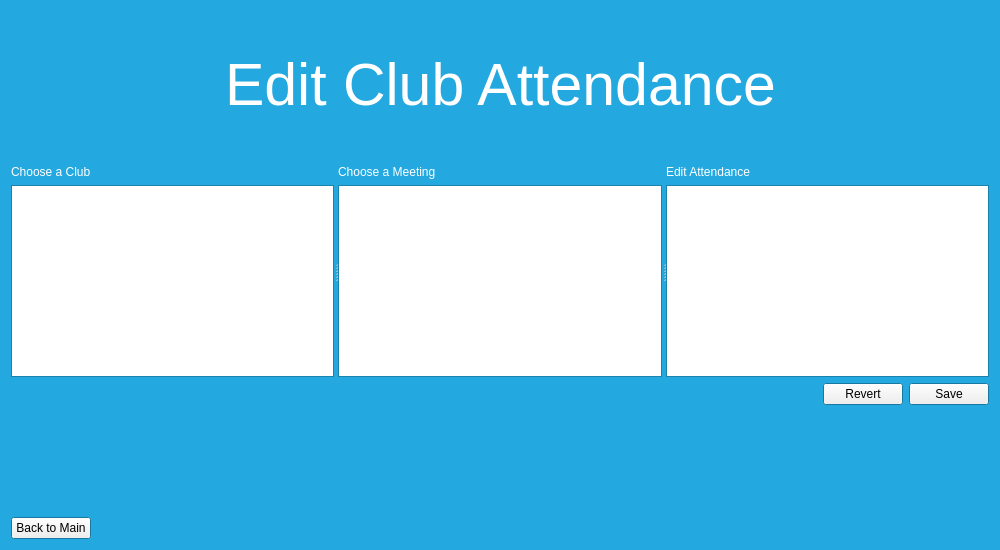
<?xml version="1.0" encoding="UTF-8"?>
<ui version="4.0">
 <class>Admin_EditClubAttendance</class>
 <widget class="QDialog" name="Admin_EditClubAttendance">
  <property name="geometry">
   <rect>
    <x>0</x>
    <y>0</y>
    <width>1000</width>
    <height>550</height>
   </rect>
  </property>
  <property name="palette">
   <palette>
    <active>
     <colorrole role="Base">
      <brush brushstyle="SolidPattern">
       <color alpha="255">
        <red>255</red>
        <green>255</green>
        <blue>255</blue>
       </color>
      </brush>
     </colorrole>
     <colorrole role="Window">
      <brush brushstyle="SolidPattern">
       <color alpha="255">
        <red>35</red>
        <green>168</green>
        <blue>224</blue>
       </color>
      </brush>
     </colorrole>
    </active>
    <inactive>
     <colorrole role="Base">
      <brush brushstyle="SolidPattern">
       <color alpha="255">
        <red>255</red>
        <green>255</green>
        <blue>255</blue>
       </color>
      </brush>
     </colorrole>
     <colorrole role="Window">
      <brush brushstyle="SolidPattern">
       <color alpha="255">
        <red>35</red>
        <green>168</green>
        <blue>224</blue>
       </color>
      </brush>
     </colorrole>
    </inactive>
    <disabled>
     <colorrole role="Base">
      <brush brushstyle="SolidPattern">
       <color alpha="255">
        <red>35</red>
        <green>168</green>
        <blue>224</blue>
       </color>
      </brush>
     </colorrole>
     <colorrole role="Window">
      <brush brushstyle="SolidPattern">
       <color alpha="255">
        <red>35</red>
        <green>168</green>
        <blue>224</blue>
       </color>
      </brush>
     </colorrole>
    </disabled>
   </palette>
  </property>
  <property name="windowTitle">
   <string>Haig Network</string>
  </property>
  <layout class="QHBoxLayout" name="horizontalLayout_4">
   <item>
    <layout class="QVBoxLayout" name="verticalLayout_7">
     <item>
      <layout class="QVBoxLayout" name="verticalLayout_6">
       <item>
        <layout class="QVBoxLayout" name="verticalLayout_5">
         <item>
          <spacer name="verticalSpacer_2">
           <property name="orientation">
            <enum>Qt::Vertical</enum>
           </property>
           <property name="sizeHint" stdset="0">
            <size>
             <width>20</width>
             <height>40</height>
            </size>
           </property>
          </spacer>
         </item>
         <item>
          <layout class="QHBoxLayout" name="horizontalLayout_2">
           <item>
            <spacer name="horizontalSpacer_2">
             <property name="orientation">
              <enum>Qt::Horizontal</enum>
             </property>
             <property name="sizeHint" stdset="0">
              <size>
               <width>40</width>
               <height>20</height>
              </size>
             </property>
            </spacer>
           </item>
           <item>
            <widget class="QLabel" name="label_5">
             <property name="font">
              <font>
               <family>Helvetica Neue</family>
               <pointsize>44</pointsize>
               <weight>50</weight>
               <bold>false</bold>
               <underline>false</underline>
              </font>
             </property>
             <property name="autoFillBackground">
              <bool>false</bool>
             </property>
             <property name="text">
              <string>&lt;html&gt;&lt;head/&gt;&lt;body&gt;&lt;p&gt;&lt;span style=&quot; color:#ffffff;&quot;&gt;Edit Club Attendance&lt;/span&gt;&lt;/p&gt;&lt;/body&gt;&lt;/html&gt;</string>
             </property>
             <property name="textFormat">
              <enum>Qt::RichText</enum>
             </property>
            </widget>
           </item>
           <item>
            <spacer name="horizontalSpacer_3">
             <property name="orientation">
              <enum>Qt::Horizontal</enum>
             </property>
             <property name="sizeHint" stdset="0">
              <size>
               <width>40</width>
               <height>20</height>
              </size>
             </property>
            </spacer>
           </item>
          </layout>
         </item>
         <item>
          <spacer name="verticalSpacer">
           <property name="orientation">
            <enum>Qt::Vertical</enum>
           </property>
           <property name="sizeHint" stdset="0">
            <size>
             <width>20</width>
             <height>40</height>
            </size>
           </property>
          </spacer>
         </item>
        </layout>
       </item>
       <item>
        <layout class="QVBoxLayout" name="verticalLayout_4">
         <item>
          <widget class="QSplitter" name="splitter">
           <property name="orientation">
            <enum>Qt::Horizontal</enum>
           </property>
           <widget class="QWidget" name="layoutWidget">
            <layout class="QVBoxLayout" name="verticalLayout">
             <item>
              <widget class="QLabel" name="label_2">
               <property name="text">
                <string>&lt;html&gt;&lt;head/&gt;&lt;body&gt;&lt;p&gt;&lt;span style=&quot; color:#ffffff;&quot;&gt;Choose a Club&lt;/span&gt;&lt;/p&gt;&lt;/body&gt;&lt;/html&gt;</string>
               </property>
              </widget>
             </item>
             <item>
              <widget class="QListWidget" name="listWidget_pick_club"/>
             </item>
            </layout>
           </widget>
           <widget class="QWidget" name="layoutWidget">
            <layout class="QVBoxLayout" name="verticalLayout_2">
             <item>
              <widget class="QLabel" name="label_3">
               <property name="text">
                <string>&lt;html&gt;&lt;head/&gt;&lt;body&gt;&lt;p&gt;&lt;span style=&quot; color:#ffffff;&quot;&gt;Choose a Meeting&lt;/span&gt;&lt;/p&gt;&lt;/body&gt;&lt;/html&gt;</string>
               </property>
              </widget>
             </item>
             <item>
              <widget class="QListWidget" name="listWidget_pick_meet"/>
             </item>
            </layout>
           </widget>
           <widget class="QWidget" name="layoutWidget">
            <layout class="QVBoxLayout" name="verticalLayout_3">
             <item>
              <widget class="QLabel" name="label_4">
               <property name="text">
                <string>&lt;html&gt;&lt;head/&gt;&lt;body&gt;&lt;p&gt;&lt;span style=&quot; color:#ffffff;&quot;&gt;Edit Attendance&lt;/span&gt;&lt;/p&gt;&lt;/body&gt;&lt;/html&gt;</string>
               </property>
              </widget>
             </item>
             <item>
              <widget class="QTableWidget" name="tableWidget_students">
               <property name="editTriggers">
                <set>QAbstractItemView::NoEditTriggers</set>
               </property>
              </widget>
             </item>
            </layout>
           </widget>
          </widget>
         </item>
         <item>
          <layout class="QHBoxLayout" name="horizontalLayout">
           <item>
            <spacer name="horizontalSpacer">
             <property name="orientation">
              <enum>Qt::Horizontal</enum>
             </property>
             <property name="sizeHint" stdset="0">
              <size>
               <width>40</width>
               <height>20</height>
              </size>
             </property>
            </spacer>
           </item>
           <item>
            <widget class="QPushButton" name="pushButton_revert">
             <property name="text">
              <string>Revert</string>
             </property>
             <property name="autoDefault">
              <bool>false</bool>
             </property>
            </widget>
           </item>
           <item>
            <widget class="QPushButton" name="pushButton_Save">
             <property name="text">
              <string>Save</string>
             </property>
             <property name="autoDefault">
              <bool>false</bool>
             </property>
            </widget>
           </item>
          </layout>
         </item>
        </layout>
       </item>
      </layout>
     </item>
     <item>
      <spacer name="verticalSpacer_3">
       <property name="orientation">
        <enum>Qt::Vertical</enum>
       </property>
       <property name="sizeHint" stdset="0">
        <size>
         <width>20</width>
         <height>40</height>
        </size>
       </property>
      </spacer>
     </item>
     <item>
      <layout class="QHBoxLayout" name="horizontalLayout_3">
       <item>
        <widget class="QPushButton" name="pushButton_Back">
         <property name="cursor">
          <cursorShape>PointingHandCursor</cursorShape>
         </property>
         <property name="text">
          <string>Back to Main</string>
         </property>
         <property name="autoDefault">
          <bool>false</bool>
         </property>
        </widget>
       </item>
       <item>
        <spacer name="horizontalSpacer_4">
         <property name="orientation">
          <enum>Qt::Horizontal</enum>
         </property>
         <property name="sizeHint" stdset="0">
          <size>
           <width>40</width>
           <height>20</height>
          </size>
         </property>
        </spacer>
       </item>
      </layout>
     </item>
    </layout>
   </item>
  </layout>
 </widget>
 <resources/>
 <connections/>
</ui>
